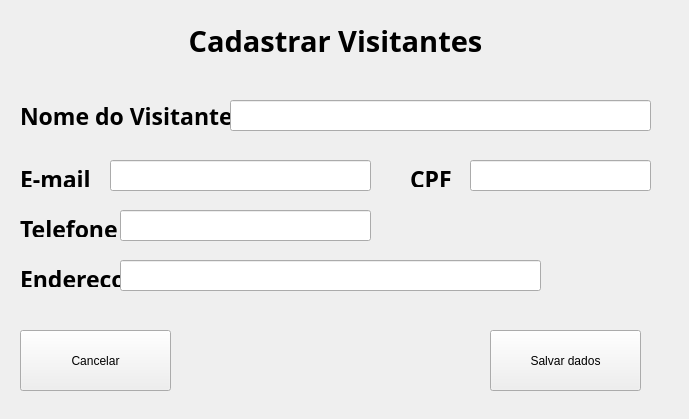
<?xml version="1.0" encoding="UTF-8"?>
<ui version="4.0">
 <class>Form_visitante</class>
 <widget class="QWidget" name="Form_visitante">
  <property name="geometry">
   <rect>
    <x>0</x>
    <y>0</y>
    <width>689</width>
    <height>419</height>
   </rect>
  </property>
  <property name="mouseTracking">
   <bool>false</bool>
  </property>
  <property name="tabletTracking">
   <bool>false</bool>
  </property>
  <property name="windowTitle">
   <string>Form</string>
  </property>
  <widget class="QLabel" name="label">
   <property name="geometry">
    <rect>
     <x>180</x>
     <y>10</y>
     <width>311</width>
     <height>61</height>
    </rect>
   </property>
   <property name="font">
    <font>
     <family>Ubuntu Condensed</family>
     <pointsize>22</pointsize>
     <weight>75</weight>
     <bold>true</bold>
    </font>
   </property>
   <property name="text">
    <string>Cadastrar Visitantes</string>
   </property>
   <property name="alignment">
    <set>Qt::AlignCenter</set>
   </property>
  </widget>
  <widget class="QLabel" name="label_2">
   <property name="geometry">
    <rect>
     <x>20</x>
     <y>100</y>
     <width>231</width>
     <height>31</height>
    </rect>
   </property>
   <property name="font">
    <font>
     <family>Ubuntu Mono</family>
     <pointsize>17</pointsize>
     <weight>75</weight>
     <italic>false</italic>
     <bold>true</bold>
    </font>
   </property>
   <property name="text">
    <string>Nome do Visitante</string>
   </property>
  </widget>
  <widget class="QLabel" name="label_3">
   <property name="geometry">
    <rect>
     <x>410</x>
     <y>170</y>
     <width>41</width>
     <height>17</height>
    </rect>
   </property>
   <property name="font">
    <font>
     <family>Ubuntu Mono</family>
     <pointsize>17</pointsize>
     <weight>75</weight>
     <bold>true</bold>
    </font>
   </property>
   <property name="text">
    <string>CPF</string>
   </property>
  </widget>
  <widget class="QLabel" name="label_5">
   <property name="geometry">
    <rect>
     <x>20</x>
     <y>220</y>
     <width>101</width>
     <height>17</height>
    </rect>
   </property>
   <property name="font">
    <font>
     <family>Ubuntu Mono</family>
     <pointsize>17</pointsize>
     <weight>75</weight>
     <bold>true</bold>
    </font>
   </property>
   <property name="text">
    <string>Telefone</string>
   </property>
  </widget>
  <widget class="QLabel" name="label_6">
   <property name="geometry">
    <rect>
     <x>20</x>
     <y>170</y>
     <width>91</width>
     <height>17</height>
    </rect>
   </property>
   <property name="font">
    <font>
     <family>Ubuntu Mono</family>
     <pointsize>17</pointsize>
     <weight>75</weight>
     <bold>true</bold>
    </font>
   </property>
   <property name="text">
    <string>E-mail</string>
   </property>
  </widget>
  <widget class="QPushButton" name="salvar_visi">
   <property name="geometry">
    <rect>
     <x>490</x>
     <y>330</y>
     <width>151</width>
     <height>61</height>
    </rect>
   </property>
   <property name="text">
    <string>Salvar dados</string>
   </property>
  </widget>
  <widget class="QLineEdit" name="line_nome_visi">
   <property name="geometry">
    <rect>
     <x>230</x>
     <y>100</y>
     <width>421</width>
     <height>31</height>
    </rect>
   </property>
  </widget>
  <widget class="QLineEdit" name="line_email_visi">
   <property name="geometry">
    <rect>
     <x>110</x>
     <y>160</y>
     <width>261</width>
     <height>31</height>
    </rect>
   </property>
  </widget>
  <widget class="QLineEdit" name="line_cpf_visi">
   <property name="geometry">
    <rect>
     <x>470</x>
     <y>160</y>
     <width>181</width>
     <height>31</height>
    </rect>
   </property>
  </widget>
  <widget class="QLineEdit" name="line_telef_visi">
   <property name="geometry">
    <rect>
     <x>120</x>
     <y>210</y>
     <width>251</width>
     <height>31</height>
    </rect>
   </property>
  </widget>
  <widget class="QLabel" name="label_7">
   <property name="geometry">
    <rect>
     <x>20</x>
     <y>270</y>
     <width>101</width>
     <height>17</height>
    </rect>
   </property>
   <property name="font">
    <font>
     <family>Ubuntu Mono</family>
     <pointsize>17</pointsize>
     <weight>75</weight>
     <bold>true</bold>
    </font>
   </property>
   <property name="text">
    <string>Endereço</string>
   </property>
  </widget>
  <widget class="QLineEdit" name="line_ender_visi">
   <property name="geometry">
    <rect>
     <x>120</x>
     <y>260</y>
     <width>421</width>
     <height>31</height>
    </rect>
   </property>
  </widget>
  <widget class="QPushButton" name="cancel">
   <property name="geometry">
    <rect>
     <x>20</x>
     <y>330</y>
     <width>151</width>
     <height>61</height>
    </rect>
   </property>
   <property name="text">
    <string>Cancelar</string>
   </property>
  </widget>
 </widget>
 <resources/>
 <connections/>
</ui>
